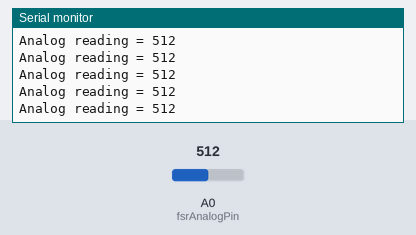
This sketch was run on a simulated Arduino Uno, built with avr-gcc and run on an emulated ATmega328P. Shown: the last lines printed to the serial monitor. The inputs (shaded band) are chosen by the test bench; at power-on: A0 (fsrAnalogPin) = 512.

Above: at 1.2 s.
1.3 s: A0 (fsrAnalogPin) set to 716
At 1.31 s:
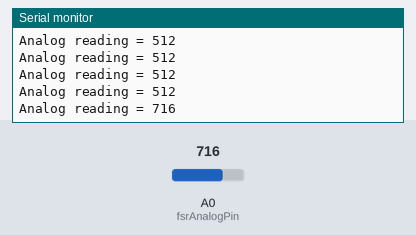
2.8 s: A0 (fsrAnalogPin) set to 900
At 2.82 s:
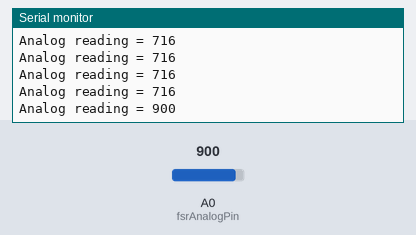
Timing chart, 0 to 5.8 s (numbered marks = the images above; inputs shaded):
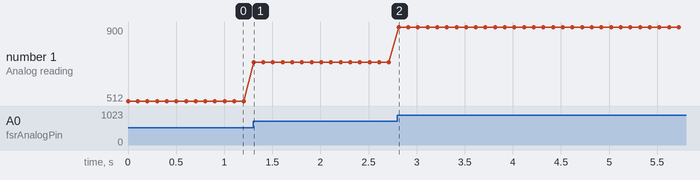

Measured:
- after the input at 1.3 s, the serial monitor: prints a new line at once (image 1)
- after the input at 2.8 s, the serial monitor: prints a new line at once (image 2)
- plotted number 1: 512 → 716 after the input at 1.3 s, 716 → 900 after the input at 2.8 s

The sketch:

FSR_Test1.ino
```cpp
/* FSR testing sketch.

Connect one end of FSR to 5V, the other end to Analog 0.
Then connect one end of a 10K resistor from Analog 0 to ground
Connect LED from pin 11 through a resistor to ground

For more information see www.ladyada.net/learn/sensors/fsr.html */

int fsrAnalogPin = 0; // FSR is connected to analog 0
int LEDpin = 11;      // connect Red LED to pin 11 (PWM pin)
int fsrReading;      // the analog reading from the FSR resistor divider
int LEDbrightness;

void setup(void) {
  Serial.begin(9600);   // We'll send debugging information via the Serial monitor
//  pinMode(LEDpin, OUTPUT);
}

void loop(void) {
  fsrReading = analogRead(fsrAnalogPin);
  Serial.print("Analog reading = ");
  Serial.println(fsrReading);

  // we'll need to change the range from the analog reading (0-1023) down to the range
  // used by analogWrite (0-255) with map!
//  LEDbrightness = map(fsrReading, 0, 1023, 0, 255);
  // LED gets brighter the harder you press
//  analogWrite(LEDpin, LEDbrightness);

  delay(100);
}
```
